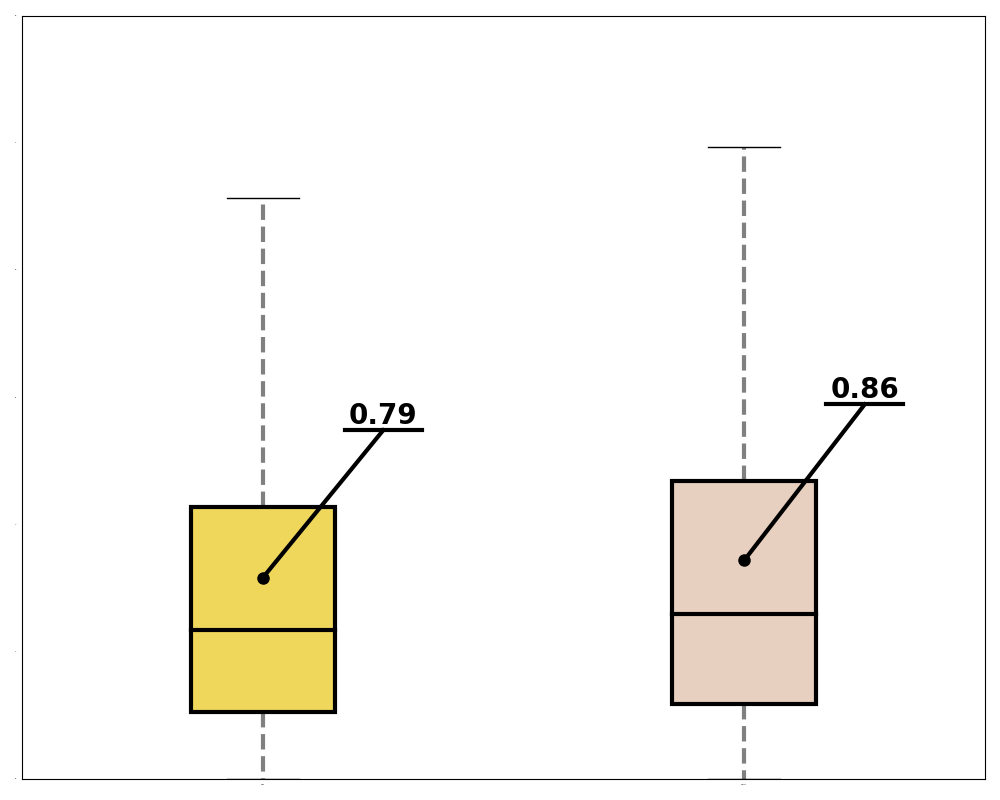

This figure's Python source:
import os 
import matplotlib.pyplot as plt
import numpy as np
from pathlib import Path

script_dir = os.path.dirname(os.path.abspath(__file__))
data_dir = f'{Path(script_dir).parent}/data'
results_dict = np.load(f'{data_dir}/FMAE_fig5b_NC_capacity.npy', allow_pickle=True).item()

print(results_dict)

vit_pretrained_ae_from_dict = np.concatenate(results_dict['NC']['FMAE']['AE_list'])
XGBoost_ae_from_dict = np.concatenate(results_dict['NC']['XGBoost']['AE_list'])

# withour numbers
fig, ax = plt.subplots(figsize = (10,8))
width = 0.3
visualize_orders = ['FMAE', 'XGBoost']
data = [list(np.concatenate(results_dict['NC'][order]['AE_list'])) for order in visualize_orders]
colors = [results_dict['NC'][order]['color'] for order in visualize_orders]
# positions = [(len(data)-1)/(len(data)+1) *(i+1)  for i in range(0, len(data))]
positions = [i for i in range(len(data))]
# box plot
boxplot = plt.boxplot(
    data,
    positions = positions,
    patch_artist=True,  
    showfliers=False,   
    labels=visualize_orders,   
    widths = width,
    medianprops=dict(
        color='black',        
        linewidth=3           
    )
)

ae_means = [np.mean(val) for val in data]
box_upper_bounds = [np.percentile(ae, 75) for ae in data]

# draw mean point
for i in range(len(ae_means)):
    ax.plot(positions[i], ae_means[i], 'black', markersize=8, marker='o',zorder=5)  #
    ax.text(positions[i]+0.25, box_upper_bounds[i]+0.3 , f'{ae_means[i]:.2f}',
            ha='center', va='bottom', fontsize=20, 
            color='black', fontweight='bold')
    ax.plot([positions[i], positions[i]+0.25], [ae_means[i], box_upper_bounds[i]+0.3],color='black', linestyle='-', linewidth=3,zorder=5) # mean to text
    ax.plot([positions[i]+0.17, positions[i]+0.33], [box_upper_bounds[i]+0.3, box_upper_bounds[i]+0.3],color='black', linestyle='-', linewidth=3,zorder=5) # hline
    
# fill color for boxes
for box, color in zip(boxplot["boxes"], colors):
    box.set_facecolor(color)
    box.set_edgecolor("black")
    box.set_linewidth(3)
 
plt.setp(boxplot["whiskers"], color="gray", linestyle="--", linewidth = 3)
plt.tick_params(axis='x', which='major', length = 0, labelsize=0)
plt.tick_params(axis='y', which='major', length = 0, labelsize=0)  
plt.ylim(bottom= 0, top = 3)
plt.tight_layout()
plt.savefig(os.path.join(script_dir, f'FMAE_fig5b_NC_capacity.png'))
plt.close()

# with numbers
fig, ax = plt.subplots(figsize = (10,8))

visualize_orders = ['FMAE', 'XGBoost']
data = [list(np.concatenate(results_dict['NC'][order]['AE_list'])) for order in visualize_orders]
colors = [results_dict['NC'][order]['color'] for order in visualize_orders]
# positions = [(len(data)-1)/(len(data)+1) *(i+1)  for i in range(0, len(data))]
positions = [i for i in range(len(data))]
# box plot
boxplot = plt.boxplot(
    data,
    positions = positions,
    patch_artist=True,  
    showfliers=False,   
    labels=visualize_orders,   
    widths = width,
    medianprops=dict(
        color='black',        
        linewidth=3           
    )
)

ae_means = [np.mean(val) for val in data]
box_upper_bounds = [np.percentile(ae, 75) for ae in data]

# draw mean point
for i in range(len(ae_means)):
    ax.plot(positions[i], ae_means[i], 'black', markersize=8, marker='o',zorder=5)  #
    ax.text(positions[i]+0.25, box_upper_bounds[i]+0.3 , f'{ae_means[i]:.2f}',
            ha='center', va='bottom', fontsize=20, 
            color='black', fontweight='bold')
    ax.plot([positions[i], positions[i]+0.25], [ae_means[i], box_upper_bounds[i]+0.3],color='black', linestyle='-', linewidth=3,zorder=5) # mean to text
    ax.plot([positions[i]+0.17, positions[i]+0.33], [box_upper_bounds[i]+0.3, box_upper_bounds[i]+0.3],color='black', linestyle='-', linewidth=3,zorder=5) # hline
    
# fill color for boxes
for box, color in zip(boxplot["boxes"], colors):
    box.set_facecolor(color)
    box.set_edgecolor("black")
    box.set_linewidth(3)
 
plt.setp(boxplot["whiskers"], color="gray", linestyle="--", linewidth = 3)
plt.tick_params(axis='x', which='major', labelsize=13)
plt.tick_params(axis='y', which='major', labelsize=20)  
plt.ylim(bottom= 0, top = 3)
ax.set_ylabel('Absolute error (%)', fontsize=20)
plt.tight_layout()
plt.savefig(os.path.join(script_dir, f'FMAE_fig5b_NC_capacity_w_numbers.png'))
plt.close()
